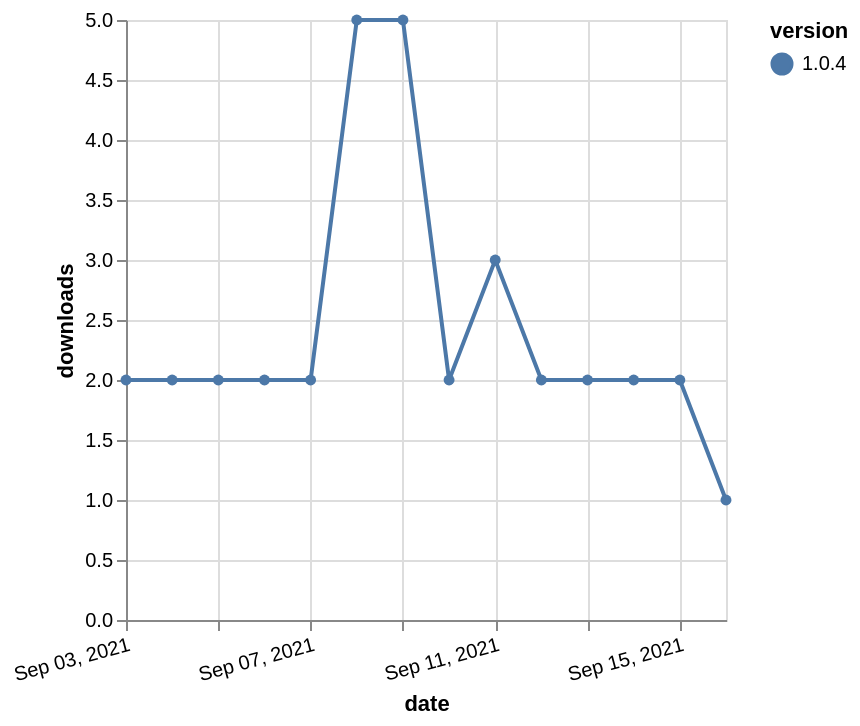

The specification (Vega-Lite) saved for this image:
### Vega-Lite specification from a JSON file in a GitHub repository (floating-point values rounded to 4 significant figures)
{"$schema": "https://vega.github.io/schema/vega-lite/v5.json", "description": "A simple bar chart with embedded data.", "data": {"values": [{"date": "2021-09-03", "total": 2608, "delta": 2, "version": "1.0.4"}, {"date": "2021-09-04", "total": 2610, "delta": 2, "version": "1.0.4"}, {"date": "2021-09-05", "total": 2612, "delta": 2, "version": "1.0.4"}, {"date": "2021-09-06", "total": 2614, "delta": 2, "version": "1.0.4"}, {"date": "2021-09-07", "total": 2616, "delta": 2, "version": "1.0.4"}, {"date": "2021-09-08", "total": 2621, "delta": 5, "version": "1.0.4"}, {"date": "2021-09-09", "total": 2626, "delta": 5, "version": "1.0.4"}, {"date": "2021-09-10", "total": 2628, "delta": 2, "version": "1.0.4"}, {"date": "2021-09-11", "total": 2631, "delta": 3, "version": "1.0.4"}, {"date": "2021-09-12", "total": 2633, "delta": 2, "version": "1.0.4"}, {"date": "2021-09-13", "total": 2635, "delta": 2, "version": "1.0.4"}, {"date": "2021-09-14", "total": 2637, "delta": 2, "version": "1.0.4"}, {"date": "2021-09-15", "total": 2639, "delta": 2, "version": "1.0.4"}, {"date": "2021-09-16", "total": 2640, "delta": 1, "version": "1.0.4"}]}, "width": "container", "mark": {"type": "line", "point": {"filled": true}}, "encoding": {"x": {"field": "date", "type": "temporal", "timeUnit": "yearmonthdate", "title": "date", "axis": {"labelAngle": -15}}, "y": {"field": "delta", "type": "quantitative", "title": "downloads"}, "color": {"field": "version", "type": "nominal"}, "tooltip": {"field": "delta"}}}
